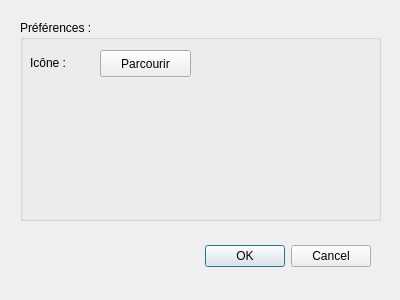
<?xml version="1.0" encoding="UTF-8"?>
<ui version="4.0">
 <class>preferenceWindow</class>
 <widget class="QDialog" name="preferenceWindow">
  <property name="geometry">
   <rect>
    <x>0</x>
    <y>0</y>
    <width>400</width>
    <height>300</height>
   </rect>
  </property>
  <property name="windowTitle">
   <string>Dialog</string>
  </property>
  <widget class="QDialogButtonBox" name="buttonBox">
   <property name="geometry">
    <rect>
     <x>30</x>
     <y>240</y>
     <width>341</width>
     <height>32</height>
    </rect>
   </property>
   <property name="orientation">
    <enum>Qt::Horizontal</enum>
   </property>
   <property name="standardButtons">
    <set>QDialogButtonBox::Cancel|QDialogButtonBox::Ok</set>
   </property>
  </widget>
  <widget class="QGroupBox" name="groupBox">
   <property name="geometry">
    <rect>
     <x>20</x>
     <y>20</y>
     <width>361</width>
     <height>201</height>
    </rect>
   </property>
   <property name="title">
    <string>Préférences :</string>
   </property>
   <widget class="QLabel" name="label">
    <property name="geometry">
     <rect>
      <x>10</x>
      <y>20</y>
      <width>158</width>
      <height>45</height>
     </rect>
    </property>
    <property name="text">
     <string>Icône : </string>
    </property>
   </widget>
   <widget class="QPushButton" name="pushButton">
    <property name="geometry">
     <rect>
      <x>80</x>
      <y>30</y>
      <width>91</width>
      <height>27</height>
     </rect>
    </property>
    <property name="text">
     <string>Parcourir</string>
    </property>
   </widget>
  </widget>
 </widget>
 <resources/>
 <connections>
  <connection>
   <sender>buttonBox</sender>
   <signal>accepted()</signal>
   <receiver>preferenceWindow</receiver>
   <slot>accept()</slot>
   <hints>
    <hint type="sourcelabel">
     <x>248</x>
     <y>254</y>
    </hint>
    <hint type="destinationlabel">
     <x>157</x>
     <y>274</y>
    </hint>
   </hints>
  </connection>
  <connection>
   <sender>buttonBox</sender>
   <signal>rejected()</signal>
   <receiver>preferenceWindow</receiver>
   <slot>reject()</slot>
   <hints>
    <hint type="sourcelabel">
     <x>316</x>
     <y>260</y>
    </hint>
    <hint type="destinationlabel">
     <x>286</x>
     <y>274</y>
    </hint>
   </hints>
  </connection>
 </connections>
</ui>
